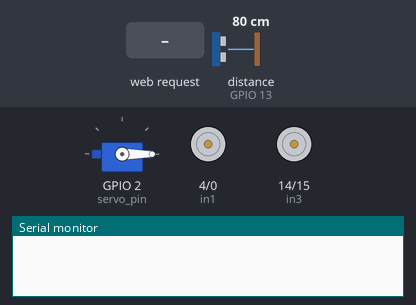
Recording of a sketch running on a simulated ESP8266 (NodeMCU). Parts: servo, motor-driver pin pairs drawn as motors (green arrow = first pin HIGH = forward, orange = second pin HIGH = backward, longer = more drive, scaled by the enable pin), the last lines printed to the serial monitor. The inputs (shaded band) are chosen by the test bench; at power-on: distance to the obstacle (sensor on GPIO 13) 80 cm. The echo pulse lasts 58.3 µs per cm; WiFi joins after 1.5 s; servers stay silent unless stated.

Above: at 4.2 s.
4.3 s: HTTP request GET /mode3 received
At 6.0 s:
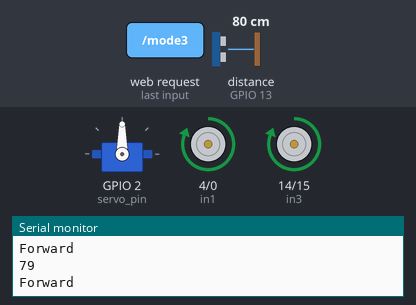
6.3 s: distance to the obstacle (sensor on GPIO 13) set to 13 cm
7.8 s: distance to the obstacle (sensor on GPIO 13) set to 10 cm
At 9.1 s:
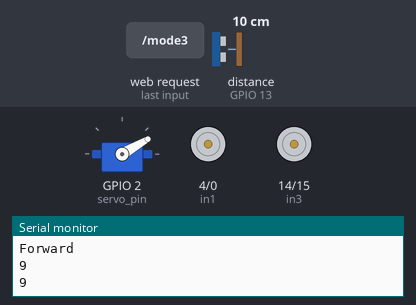
10.8 s: distance to the obstacle (sensor on GPIO 13) set to 18 cm
At 11.9 s:
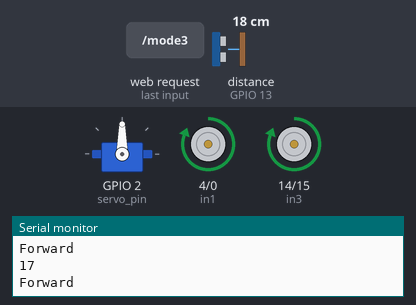
12.8 s: distance to the obstacle (sensor on GPIO 13) set to 2 cm
At 16.4 s:
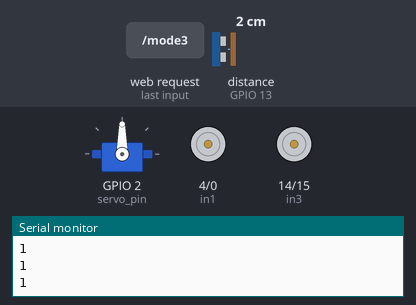
Timing chart, 0 to 16.8 s (numbered marks = the images above; inputs shaded):
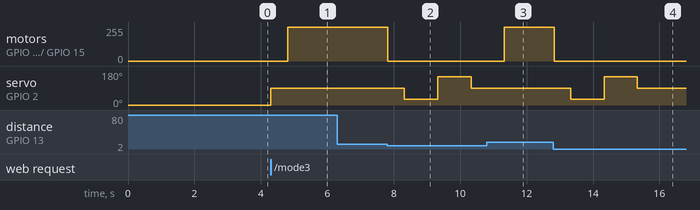

Measured:
- the behaviour switches between 12 and 11 cm on distance to the obstacle (sensor on GPIO 13) (found by bisection; images 1 and 2)
- after the input at 4.3 s, motor on GPIO 4 (in1) / GPIO 0 (in2), motor on GPIO 14 (in3) / GPIO 15 (in4): stopped → forward 255/255 after 0.51 s; servo on GPIO 2 (servo_pin): 0° → 90° at once
- after the input at 7.8 s, motor on GPIO 4 (in1) / GPIO 0 (in2), motor on GPIO 14 (in3) / GPIO 15 (in4): forward 255/255 → stopped at once; servo on GPIO 2 (servo_pin): 90° → 30° after 0.52 s, → 150° 1.0 s later, → 90° 1.0 s later
- after the input at 10.8 s, motor on GPIO 4 (in1) / GPIO 0 (in2), motor on GPIO 14 (in3) / GPIO 15 (in4): stopped → forward 255/255 after 0.53 s; servo on GPIO 2 (servo_pin): stays 90° (without the input it goes to 30° after 1.0 s)
- after the input at 12.8 s, motor on GPIO 4 (in1) / GPIO 0 (in2), motor on GPIO 14 (in3) / GPIO 15 (in4): forward 255/255 → stopped at once; servo on GPIO 2 (servo_pin): 90° → 30° after 0.53 s, → 150° 1.0 s later, → 90° 1.0 s later

The sketch:

myRobot.ino
```cpp
#include <ESP8266WiFi.h>
#include <Servo.h>

#define DISABLE_SERIAL

const char* ssid = "narzo 50";
const char* password = "brokenow";

WiFiServer server(80);
Servo servo;

int servo_delay = 500;
int turn_delay = 125;

int mode=1; // mode1 is gamepad, 2 is hand following, 3 is collision avoidance
int inputDirection = 0; // 0 is for stop, 1 is for forward, 2 is for back, 3 is for left, 4 is for right

int speed=16; //D0
int speed2 = 5; //D1

int in1= 4; //D2
int in2= 0; // D3

int in3= 14; //D8
int in4= 15; // D5

int trig=12; //D6
int echo=13; //D7

int servo_pin = 2; // D4


int leftir=1; // tx
int rightir=3; // rx

int rightdis=0, leftdis=0, middis=0;

void webpage(WiFiClient client){
  client.println("HTTP/1.1 200 OK");
  client.println("Content-Type: text/html");
  client.println("");

  client.println("<!DOCTYPE html>");
    client.println("<html lang=\"en\">");
    client.println("<head>");
      client.println("<meta charset=\"UTF-8\">");
      client.println("<meta name=\"viewport\" content=\"width=device-width, initial-scale=1.0\">");

      client.println("<title>Probe 24</title>");

      client.println("<style>");
        client.println("body {");
            client.println("display: flex;");
            client.println("flex-direction: column;");
            client.println("align-items: center;");
            client.println("justify-content: center;");
            client.println("min-height: 100vh;");
            client.println("margin: 0;");
        client.println("}");

        client.println("div {");
            client.println("text-align: center;");
        client.println("}");

        client.println("#gamepad {");
            client.println("margin-top: 20px;");
        client.println("}");

        client.println("#gamepad a {");
            client.println("margin: 5px;");
            client.println("padding: 10px;");
            client.println("color: #000;");
            client.println("border: 1px solid #000;");
        client.println("}");


        client.println("a {");
            client.println("text-decoration: none;");
        client.println("}");
    client.println("</style>");

  client.println("</head>");
  client.println("<body>");
    client.println("<div>");
        client.println("<h1>Probe</h1>");
        client.println("<a href=\"/mode1\"> <button>Gamepad</button> </a>");
        client.println("<a href=\"/mode2\"> <button>Hand Following</button> </a>");
        client.println("<a href=\"/mode3\"> <button>Collision Avoidance</button> </a>");
    client.println("</div>");
    client.println("<div id=\"gamepad\">");
            client.println("<a href=\"/up\">▲</a>");
            client.println("<div style=\"margin: 30px;\">");
                client.println("<a href=\"/left\">◄</a>");
                client.println("<a href=\"/stop\">◯</a>");
                client.println("<a href=\"/right\">►</a>");
            client.println("</div>            ");
            client.println("<a href=\"/down\">▼</a>");
    client.println("</div>");
  client.println("</body>");
  client.println("</html>");
}

void forward(){
  digitalWrite(speed,HIGH);
  digitalWrite(speed2,HIGH);
  digitalWrite(in1,HIGH);
  digitalWrite(in3,HIGH);
  digitalWrite(in2,LOW);
  digitalWrite(in4,LOW);
  Serial.println("Forward");
}

void backward(){
  digitalWrite(speed,HIGH);
  digitalWrite(speed2,HIGH);
  digitalWrite(in2,HIGH);
  digitalWrite(in4,HIGH);
  digitalWrite(in1,LOW);
  digitalWrite(in3,LOW);
  Serial.println("backward");
}

void rightturn(){
  digitalWrite(speed,HIGH);
  digitalWrite(speed2,HIGH);
  digitalWrite(in1,LOW);
  digitalWrite(in3,HIGH);
  digitalWrite(in2,HIGH);
  digitalWrite(in4,LOW);
  Serial.println("right");
}

void leftturn(){
  digitalWrite(speed,HIGH);
  digitalWrite(speed2,HIGH);
  digitalWrite(in1,HIGH);
  digitalWrite(in3,LOW);
  digitalWrite(in2,LOW);
  digitalWrite(in4,HIGH);
  Serial.println("left");
}

void stop(){
  digitalWrite(speed, LOW);
  digitalWrite(speed2,LOW);
}

int distance(){
  digitalWrite(trig,LOW);
  delayMicroseconds(10);
  digitalWrite(trig, HIGH);
  delayMicroseconds(10);
  digitalWrite(trig,LOW);
  int tt=pulseIn(echo, HIGH);
  int d =(0.0343 * tt) / 2; // speed = 0.0343 cm/microsecond

  return d;
}

void readInput(String request){

  if (request.indexOf("stop") != -1){
    inputDirection=0;
  }

  if (request.indexOf("mode1") != -1){
      mode=1;
  }
  else if (request.indexOf("mode2") != -1){
    mode =2;
  }
  else if (request.indexOf("mode3") != -1){
    mode = 3;
  }

  if(mode==1){
    if (request.indexOf("up") != -1){
      inputDirection=1;
    }
    else if (request.indexOf("down") != -1){
      inputDirection=2;
    }
    else if (request.indexOf("left") != -1){
      inputDirection=3;
    }
    else if (request.indexOf("right") != -1){
      inputDirection=4;
    }
  }
}

void handFollow(){
  int leftSensor = digitalRead(leftir); // Read sensor values directly
  int rightSensor = digitalRead(rightir);

  if (leftSensor == LOW && rightSensor == LOW) {
    int action = distance();
      if ((action <=7) && (action >=2)) {
        forward();
      }
      else if(action <=2) {
        stop();
      }
  }
  else if (leftSensor == LOW) { //active low logic, when it detects the presence of hand, the digital output given by IR isLOW
    leftturn();
  }

  else if (rightSensor == LOW) {
    rightturn();
  }
  else {
    stop();
  }

}

void collisonAvoidance(){
  servo.write(90); //Align the motor such that ultrasonic sensor mounted on it faces frontside
  delay(servo_delay);
  middis=distance();
  Serial.println(middis);
  if(middis <=10){ //when obstacle is close to bot
    stop();
    delay(servo_delay);
    servo.write(30);
    delay(servo_delay);
    rightdis=distance();
    Serial.println(rightdis);
    delay(servo_delay);
    servo.write(150);
    delay(servo_delay);
    leftdis=distance();
    Serial.println(leftdis);
    delay(servo_delay);
    servo.write(90);
    delay(servo_delay);
    if((rightdis>10) || (leftdis>10)){
      if(rightdis > leftdis){
        rightturn();
        delay(turn_delay);
      }
      if(leftdis > rightdis){
        leftturn();
        delay(turn_delay);
      }
    }
  }
  else{
    forward();
  }
}


void move(){
  switch(inputDirection){
    case 0:
      stop();
      break;
    case 1:
      forward();
      break;
    case 2:
      backward();
      break;
    case 3:
      leftturn();
      break;
    case 4:
      rightturn();
      break;
    default:
      inputDirection=0;
      stop();
  }
}

void setup() {
  // comment for ip address
  #ifdef DISABLE_SERIAL
  Serial.end(); // Disable serial communication to release the TX pin
  #endif

  WiFi.mode(WIFI_STA);
  WiFi.begin(ssid, password);

  server.begin();
  delay(3000);
  pinMode(in3, OUTPUT);
  pinMode(trig, OUTPUT);
  pinMode(echo, INPUT);
  pinMode(in1, OUTPUT);
  pinMode(in2, OUTPUT);
  pinMode(in4, OUTPUT);
  pinMode(speed,OUTPUT); //l293d driver had only one common enable pin
  pinMode(speed2, OUTPUT);
  pinMode(leftir, INPUT);
  pinMode(rightir, INPUT);
  servo.attach(servo_pin,600,2400);
  servo.write(0);
}

void loop() {
  WiFiClient client;
  client = server.available();

  switch(mode){
    case 1:
      move();
      break;
    case 2:
      handFollow();
      break;
    case 3:
      collisonAvoidance();
      break;
    default:
      inputDirection=0;
      stop();
      break;
  }

 if (client == 1) {
    String request = client.readStringUntil('\n');
    Serial.println(request);
    client.flush();
    readInput(request);

    webpage(client);

  }
}
```
